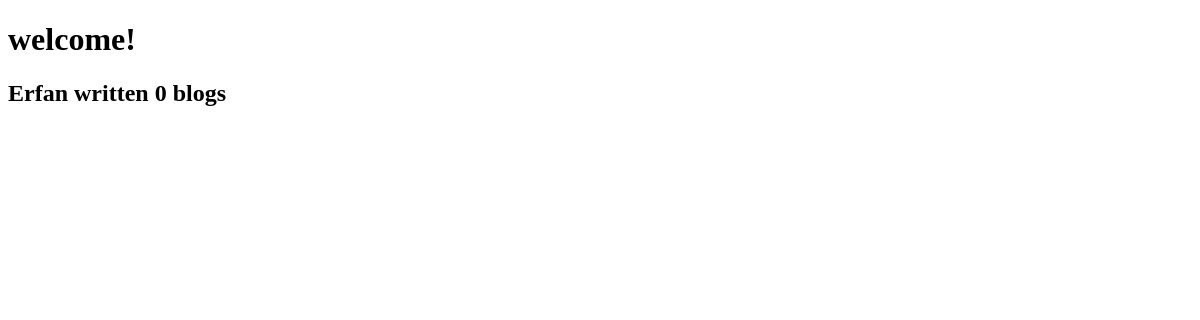
/blog/, run on an earlier commit of the app's database.
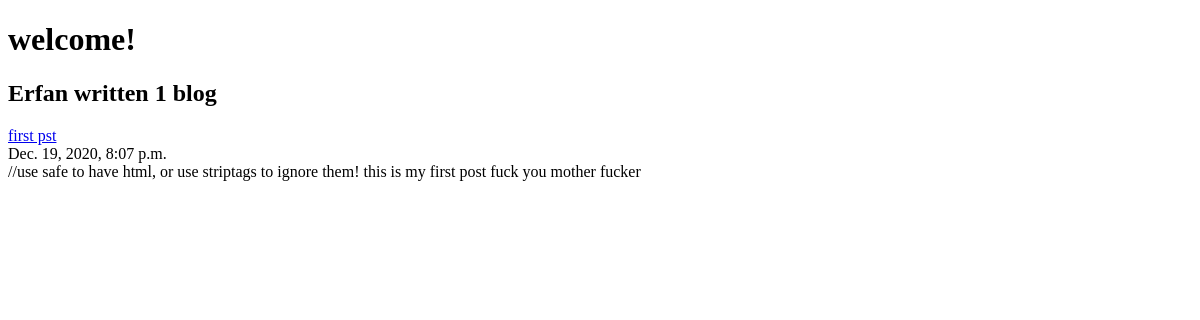
And on a later commit of the database.
### blog/models.py (models this page shows, shortened)
class Blog(models.Model):
    title = models.CharField(max_length=200)
    description = models.TextField()
    date = models.DateTimeField(auto_now=True)

### blog/views.py (the view)
# urls.py: path('',  views.all_blogs, name="all_blogs"),
def all_blogs(request):
    blog_posts = Blog.objects.all()
    return render(request, 'blog/all_blogs.html', {'posts': blog_posts})

### blog/templates/blog/all_blogs.html (shortened to what this page needs)
<!DOCTYPE html>
<html lang="en" dir="ltr">
  <head>
  </head>
  <body>
    <h1>welcome!</h1>
    <h2>Erfan written {{posts.count}} blog{{posts.count|pluralize}}</h2>
    {% for post in posts %}
    <a href="{% url 'blog:detail' post.id %}">{{post.title}}</a><br>
    {{post.date}}<br>
    //use safe to have html, or use striptags to ignore them!
    {{post.description|safe|truncatechars:100 }}<br>
    {% endfor %}
  </body>
</html>

What changed in the data, as far as the page shows it:
added Blog: title "first pst", date "Dec. 19, 2020, 8:07 p.m.", description "this is my first post fuck you mother fucker"
Also different on the page:
{{ posts.count }}: "0" → "1"
